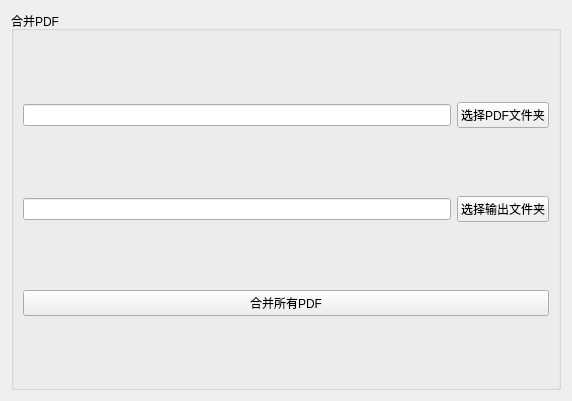
<?xml version="1.0" encoding="UTF-8"?>
<ui version="4.0">
 <class>Form</class>
 <widget class="QWidget" name="Form">
  <property name="geometry">
   <rect>
    <x>0</x>
    <y>0</y>
    <width>572</width>
    <height>401</height>
   </rect>
  </property>
  <property name="windowTitle">
   <string>Form</string>
  </property>
  <layout class="QGridLayout" name="gridLayout">
   <item row="0" column="0">
    <widget class="QGroupBox" name="groupBox">
     <property name="title">
      <string>合并PDF</string>
     </property>
     <layout class="QGridLayout" name="gridLayout_2">
      <item row="0" column="0">
       <widget class="QLineEdit" name="lineEdit_select_pdf_dir"/>
      </item>
      <item row="2" column="0" colspan="2">
       <widget class="QPushButton" name="pushButton_combine_pdf">
        <property name="text">
         <string>合并所有PDF</string>
        </property>
       </widget>
      </item>
      <item row="0" column="1">
       <widget class="QPushButton" name="pushButton_select_pdf_dir">
        <property name="text">
         <string>选择PDF文件夹</string>
        </property>
       </widget>
      </item>
      <item row="1" column="1">
       <widget class="QPushButton" name="pushButton_select_output">
        <property name="text">
         <string>选择输出文件夹</string>
        </property>
       </widget>
      </item>
      <item row="1" column="0">
       <widget class="QLineEdit" name="lineEdit_select_output"/>
      </item>
     </layout>
    </widget>
   </item>
  </layout>
 </widget>
 <resources/>
 <connections/>
</ui>
